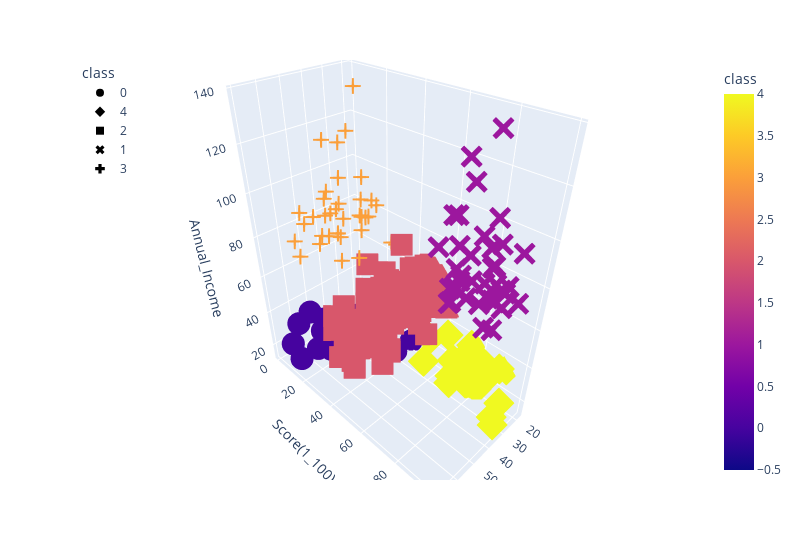

Notebook cell for this chart:
### Code cell
# Plot the 3D-scatter with x="Annual Income", y="Spending Score (1-100)" and z="Age"
fig = px.scatter_3d(
    five_clusters,
    x="Age",
    y="Score(1_100)",
    z="Annual_Income",
    color="class",
    symbol="class",
    width=800,
)
fig.update_layout(legend=dict(x=0, y=1))
fig.show()

### Figure 1 — Plotly figure (JSON) as saved in the notebook; plotly's stock layout.template omitted (floating-point values rounded to 4 significant figures)
{"data": [{"hovertemplate": "class=%{marker.color}<br>Age=%{x}<br>Score(1_100)=%{y}<br>Annual_Income=%{z}<extra></extra>", "legendgroup": "0", "marker": {"color": [0, 0, 0, 0, 0, 0, 0, 0, 0, 0, 0, 0, 0, 0, 0, 0, 0, 0, 0, 0, 0, 0, 0], "coloraxis": "coloraxis", "symbol": "circle"}, "mode": "markers", "name": "0", "scene": "scene", "showlegend": true, "type": "scatter3d", "x": [19, 20, 31, 35, 64, 67, 58, 37, 35, 52, 35, 46, 54, 45, 40, 60, 53, 49, 42, 36, 65, 48, 49], "y": [39, 6, 40, 6, 3, 14, 15, 13, 35, 29, 35, 5, 14, 32, 31, 4, 4, 14, 17, 26, 35, 36, 28], "z": [15, 16, 17, 18, 19, 19, 20, 20, 21, 23, 24, 25, 28, 28, 29, 30, 33, 33, 34, 37, 38, 39, 39]}, {"hovertemplate": "class=%{marker.color}<br>Age=%{x}<br>Score(1_100)=%{y}<br>Annual_Income=%{z}<extra></extra>", "legendgroup": "4", "marker": {"color": [4, 4, 4, 4, 4, 4, 4, 4, 4, 4, 4, 4, 4, 4, 4, 4, 4, 4, 4, 4, 4, 4, 4], "coloraxis": "coloraxis", "symbol": "diamond"}, "mode": "markers", "name": "4", "scene": "scene", "showlegend": true, "type": "scatter3d", "x": [21, 23, 22, 23, 30, 35, 24, 22, 20, 35, 25, 31, 29, 35, 23, 21, 18, 21, 30, 20, 24, 31, 24], "y": [81, 77, 76, 94, 72, 99, 77, 79, 66, 98, 73, 73, 82, 61, 87, 73, 92, 81, 73, 75, 92, 61, 65], "z": [15, 16, 17, 18, 19, 19, 20, 20, 21, 23, 24, 25, 28, 28, 29, 30, 33, 33, 34, 37, 38, 39, 39]}, {"hovertemplate": "class=%{marker.color}<br>Age=%{x}<br>Score(1_100)=%{y}<br>Annual_Income=%{z}<extra></extra>", "legendgroup": "2", "marker": {"color": [2, 2, 2, 2, 2, 2, 2, 2, 2, 2, 2, 2, 2, 2, 2, 2, 2, 2, 2, 2, 2, 2, 2, 2, 2, 2, 2, 2, 2, 2, 2, 2, 2, 2, 2, 2, 2, 2, 2, 2, 2, 2, 2, 2, 2, 2, 2, 2, 2, 2, 2, 2, 2, 2, 2, 2, 2, 2, 2, 2, 2, 2, 2, 2, 2, 2, 2, 2, 2, 2, 2, 2, 2, 2, 2, 2, 2, 2, 2], "coloraxis": "coloraxis", "symbol": "square"}, "mode": "markers", "name": "2", "scene": "scene", "showlegend": true, "type": "scatter3d", "x": [50, 27, 29, 31, 49, 33, 31, 59, 50, 47, 51, 69, 27, 53, 70, 19, 67, 54, 63, 18, 43, 68, 19, 32, 70, 47, 60, 60, 59, 26, 45, 40, 23, 49, 57, 38, 67, 46, 21, 48, 55, 22, 34, 50, 68, 18, 48, 40, 32, 24, 47, 27, 48, 20, 23, 49, 67, 26, 49, 21, 66, 54, 68, 66, 65, 19, 38, 19, 18, 19, 63, 49, 51, 50, 27, 38, 40, 43, 28], "y": [55, 47, 42, 42, 52, 60, 54, 60, 45, 41, 50, 46, 51, 46, 56, 55, 52, 59, 51, 59, 50, 48, 59, 47, 55, 42, 49, 56, 47, 54, 53, 48, 52, 42, 51, 55, 41, 44, 57, 46, 58, 55, 60, 46, 55, 41, 49, 40, 42, 52, 47, 50, 42, 49, 41, 48, 59, 55, 56, 42, 50, 46, 43, 48, 52, 54, 42, 46, 48, 50, 43, 59, 43, 57, 56, 40, 58, 35, 40], "z": [40, 40, 40, 40, 42, 42, 43, 43, 43, 43, 44, 44, 46, 46, 46, 46, 47, 47, 48, 48, 48, 48, 48, 48, 49, 49, 50, 50, 54, 54, 54, 54, 54, 54, 54, 54, 54, 54, 54, 54, 57, 57, 58, 58, 59, 59, 60, 60, 60, 60, 60, 60, 61, 61, 62, 62, 62, 62, 62, 62, 63, 63, 63, 63, 63, 63, 64, 64, 65, 65, 65, 65, 67, 67, 67, 67, 69, 71, 76]}, {"hovertemplate": "class=%{marker.color}<br>Age=%{x}<br>Score(1_100)=%{y}<br>Annual_Income=%{z}<extra></extra>", "legendgroup": "1", "marker": {"color": [1, 1, 1, 1, 1, 1, 1, 1, 1, 1, 1, 1, 1, 1, 1, 1, 1, 1, 1, 1, 1, 1, 1, 1, 1, 1, 1, 1, 1, 1, 1, 1, 1, 1, 1, 1, 1, 1, 1], "coloraxis": "coloraxis", "symbol": "x"}, "mode": "markers", "name": "1", "scene": "scene", "showlegend": true, "type": "scatter3d", "x": [39, 31, 40, 38, 39, 31, 29, 32, 35, 32, 32, 28, 32, 34, 39, 38, 27, 30, 30, 29, 31, 36, 33, 32, 28, 36, 30, 27, 35, 32, 29, 30, 28, 36, 32, 38, 35, 32, 30], "y": [91, 77, 95, 75, 75, 71, 88, 73, 72, 93, 87, 97, 74, 90, 88, 76, 89, 78, 73, 83, 93, 75, 95, 63, 75, 92, 86, 69, 90, 86, 88, 97, 68, 85, 69, 91, 79, 74, 83], "z": [69, 70, 71, 71, 71, 72, 73, 73, 74, 75, 76, 77, 77, 78, 78, 78, 78, 78, 78, 79, 81, 85, 86, 87, 87, 87, 88, 88, 93, 97, 98, 99, 101, 103, 103, 113, 120, 126, 137]}, {"hovertemplate": "class=%{marker.color}<br>Age=%{x}<br>Score(1_100)=%{y}<br>Annual_Income=%{z}<extra></extra>", "legendgroup": "3", "marker": {"color": [3, 3, 3, 3, 3, 3, 3, 3, 3, 3, 3, 3, 3, 3, 3, 3, 3, 3, 3, 3, 3, 3, 3, 3, 3, 3, 3, 3, 3, 3, 3, 3, 3, 3, 3, 3], "coloraxis": "coloraxis", "symbol": "cross"}, "mode": "markers", "name": "3", "scene": "scene", "showlegend": true, "type": "scatter3d", "x": [23, 59, 47, 25, 20, 44, 19, 57, 25, 48, 34, 43, 44, 47, 37, 34, 56, 19, 50, 42, 36, 40, 36, 52, 58, 59, 37, 46, 41, 54, 41, 34, 33, 47, 45, 32], "y": [29, 11, 9, 34, 5, 7, 10, 5, 12, 36, 22, 17, 20, 16, 1, 1, 35, 5, 26, 20, 27, 13, 10, 13, 15, 14, 32, 15, 39, 24, 17, 23, 8, 16, 28, 18], "z": [70, 71, 71, 72, 73, 73, 74, 75, 77, 77, 78, 78, 78, 78, 78, 78, 79, 81, 85, 86, 87, 87, 87, 88, 88, 93, 97, 98, 99, 101, 103, 103, 113, 120, 126, 137]}], "layout": {"coloraxis": {"colorbar": {"title": {"text": "class"}}, "colorscale": [[0, "#0d0887"], [0.1111, "#46039f"], [0.2222, "#7201a8"], [0.3333, "#9c179e"], [0.4444, "#bd3786"], [0.5556, "#d8576b"], [0.6667, "#ed7953"], [0.7778, "#fb9f3a"], [0.8889, "#fdca26"], [1, "#f0f921"]]}, "legend": {"title": {"text": "class"}, "tracegroupgap": 0, "x": 0, "y": 1}, "margin": {"t": 60}, "scene": {"domain": {"x": [0, 1], "y": [0, 1]}, "xaxis": {"title": {"text": "Age"}}, "yaxis": {"title": {"text": "Score(1_100)"}}, "zaxis": {"title": {"text": "Annual_Income"}}}, "width": 800}}
